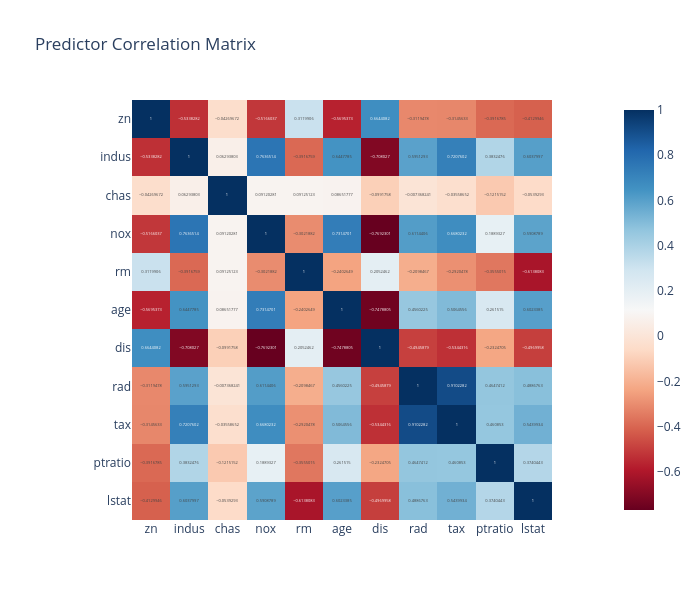

Notebook code for this chart:
### Code cell
import plotly.express as px

corr = X[predictors].corr()

fig = px.imshow(corr,
                text_auto=True,
                color_continuous_scale='RdBu',
                title='Predictor Correlation Matrix')
fig.update_layout(width=700, height=600)
fig.show()

### Figure 1 — Plotly figure (JSON) as saved in the notebook; plotly's stock layout.template omitted (floating-point values rounded to 4 significant figures)
{"data": [{"coloraxis": "coloraxis", "hovertemplate": "x: %{x}<br>y: %{y}<br>color: %{z}<extra></extra>", "name": "0", "texttemplate": "%{z}", "type": "heatmap", "x": ["zn", "indus", "chas", "nox", "rm", "age", "dis", "rad", "tax", "ptratio", "lstat"], "xaxis": "x", "y": ["zn", "indus", "chas", "nox", "rm", "age", "dis", "rad", "tax", "ptratio", "lstat"], "yaxis": "y", "z": [[1.0, -0.5338, -0.0427, -0.5166, 0.312, -0.5695, 0.6644, -0.3119, -0.3146, -0.3917, -0.413], [-0.5338, 1.0, 0.06294, 0.7637, -0.3917, 0.6448, -0.708, 0.5951, 0.7208, 0.3832, 0.6038], [-0.0427, 0.06294, 1.0, 0.0912, 0.09125, 0.08652, -0.09918, -0.007368, -0.03559, -0.1215, -0.05393], [-0.5166, 0.7637, 0.0912, 1.0, -0.3022, 0.7315, -0.7692, 0.6114, 0.668, 0.1889, 0.5909], [0.312, -0.3917, 0.09125, -0.3022, 1.0, -0.2403, 0.2052, -0.2098, -0.292, -0.3555, -0.6138], [-0.5695, 0.6448, 0.08652, 0.7315, -0.2403, 1.0, -0.7479, 0.456, 0.5065, 0.2615, 0.6023], [0.6644, -0.708, -0.09918, -0.7692, 0.2052, -0.7479, 1.0, -0.4946, -0.5344, -0.2325, -0.497], [-0.3119, 0.5951, -0.007368, 0.6114, -0.2098, 0.456, -0.4946, 1.0, 0.9102, 0.4647, 0.4887], [-0.3146, 0.7208, -0.03559, 0.668, -0.292, 0.5065, -0.5344, 0.9102, 1.0, 0.4609, 0.544], [-0.3917, 0.3832, -0.1215, 0.1889, -0.3555, 0.2615, -0.2325, 0.4647, 0.4609, 1.0, 0.374], [-0.413, 0.6038, -0.05393, 0.5909, -0.6138, 0.6023, -0.497, 0.4887, 0.544, 0.374, 1.0]]}], "layout": {"coloraxis": {"colorscale": [[0, "rgb(103,0,31)"], [0.1, "rgb(178,24,43)"], [0.2, "rgb(214,96,77)"], [0.3, "rgb(244,165,130)"], [0.4, "rgb(253,219,199)"], [0.5, "rgb(247,247,247)"], [0.6, "rgb(209,229,240)"], [0.7, "rgb(146,197,222)"], [0.8, "rgb(67,147,195)"], [0.9, "rgb(33,102,172)"], [1, "rgb(5,48,97)"]]}, "height": 600, "title": {"text": "Predictor Correlation Matrix"}, "width": 700, "xaxis": {"anchor": "y", "constrain": "domain", "domain": [0, 1], "scaleanchor": "y"}, "yaxis": {"anchor": "x", "autorange": "reversed", "constrain": "domain", "domain": [0, 1]}}}
